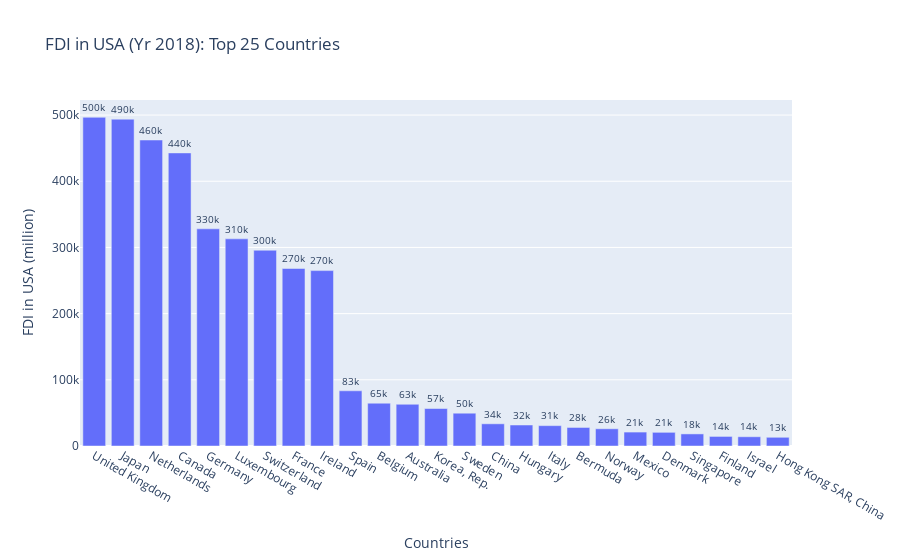

Notebook cell for this chart:
### Code cell
# Creating bar plot for "FDI in USA (Yr 2018): Top 25 Countries"
fig_bar_fdi = px.bar(
    bar_fdi,
    y="FDI in USA (million)",
    x="Countries",
    text="FDI in USA (million)",
    title="FDI in USA (Yr 2018): Top 25 Countries",
)
fig_bar_fdi.update_traces(texttemplate="%{text:.2s}", textposition="outside")
fig_bar_fdi.update_layout(uniformtext_minsize=8, uniformtext_mode="hide")
fig_bar_fdi.write_image("Images/FDI_USA_top25.png")
fig_bar_fdi.show()

### Figure 1 — Plotly figure (JSON) as saved in the notebook; plotly's stock layout.template omitted (floating-point values rounded to 4 significant figures)
{"data": [{"alignmentgroup": "True", "hovertemplate": "Countries=%{x}<br>FDI in USA (million)=%{text}<extra></extra>", "legendgroup": "", "marker": {"color": "#636efa"}, "name": "", "offsetgroup": "", "orientation": "v", "showlegend": false, "text": [496622, 493763, 462303, 442802, 328124, 312976, 295783, 268169, 265004, 83379, 64661, 63070, 56612, 49546, 33543, 31730, 30749, 28018, 26007, 21050, 20654, 18267, 14464, 13982, 13159], "textposition": "outside", "texttemplate": "%{text:.2s}", "type": "bar", "x": ["United Kingdom", "Japan", "Netherlands", "Canada", "Germany", "Luxembourg", "Switzerland", "France", "Ireland", "Spain", "Belgium", "Australia", "Korea, Rep.", "Sweden", "China", "Hungary", "Italy", "Bermuda", "Norway", "Mexico", "Denmark", "Singapore", "Finland", "Israel", "Hong Kong SAR, China"], "xaxis": "x", "y": [496622, 493763, 462303, 442802, 328124, 312976, 295783, 268169, 265004, 83379, 64661, 63070, 56612, 49546, 33543, 31730, 30749, 28018, 26007, 21050, 20654, 18267, 14464, 13982, 13159], "yaxis": "y"}], "layout": {"autosize": true, "barmode": "relative", "legend": {"tracegroupgap": 0}, "title": {"text": "FDI in USA (Yr 2018): Top 25 Countries"}, "uniformtext": {"minsize": 8, "mode": "hide"}, "xaxis": {"anchor": "y", "autorange": true, "domain": [0, 1], "range": [-0.5, 24.5], "title": {"text": "Countries"}, "type": "category"}, "yaxis": {"anchor": "x", "autorange": true, "domain": [0, 1], "range": [0, 522760], "title": {"text": "FDI in USA (million)"}, "type": "linear"}}}
